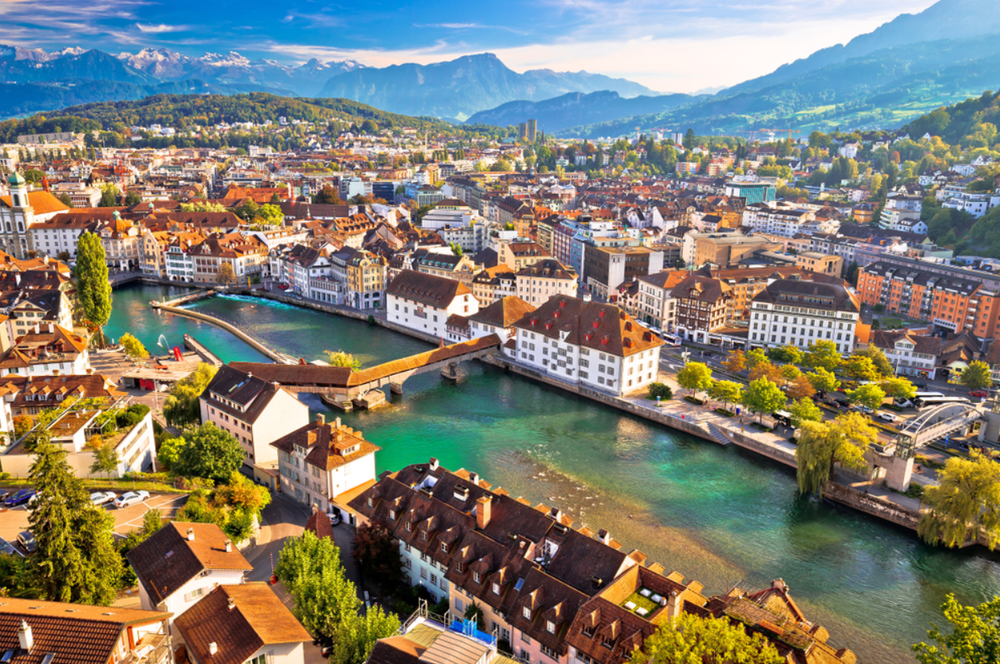
#> input picture Suiza.png, 1000 x 664 px, shrunk from 1242 x 825 before the run
$ jupyter execute --allow-errors Hoja1.ipynb
#> lines starting #> are read from the running program, lines starting #| are printed output that depends on the picture
Angel Josue Mazariegos Guzmán 19000522  -  Text Mining & Image Recognition   - Sección V


# Hoja de Trabajo # 1

[cell 1]
import cv2
import numpy as np
import matplotlib.pyplot as plt

---

---

## Problema 1:

[cell 2]
def filter_color(imagen, color):

#> called with imagen = 'Suiza.png', color = 1
    img = cv2.imread(imagen)
#> img is the input picture: shape (664, 1000, 3); mean B, G, R 113.3, 126.4, 129.2

    filtrada = np.zeros_like(img) # "Hoja en blanco" para imagen de salida

    if color == 1:
        filtrada[:, :, 0] = img[:, :, 0]  #azul
    elif color == 2:
        filtrada[:, :, 1] = img[:, :, 1]  # verde
    elif color == 3:
        filtrada[:, :, 2] = img[:, :, 2]  # rojo
    elif color == 10:
        filtrada[:, :, 1] = img[:, :, 1]  # verde
        filtrada[:, :, 2] = img[:, :, 2]  # rojo
    elif color == 20:
        filtrada[:, :, 0] = img[:, :, 0]  # azul
        filtrada[:, :, 1] = img[:, :, 1]  # verde
    elif color == 30:
        filtrada[:, :, 0] = img[:, :, 0]  # azul
        filtrada[:, :, 2] = img[:, :, 2]  # rojo

    return filtrada

- Color = 1: azul
- Color = 2: verde
- Color = 3: rojo
- Color = 10: rojo y verde
- Color = 20: verde y azul
- Color = 30: azul y rojo

### Pruebas:

[cell 3]
filtered_image = filter_color('Suiza.png', 1)
plt.imshow(filtered_image)
plt.show()

[cell 4]
filtered_image = filter_color('Suiza.png', 2)
plt.imshow(filtered_image)
plt.show()

[cell 5]
filtered_image = filter_color('Suiza.png', 3)
plt.imshow(filtered_image)
plt.show()

[cell 6]
filtered_image = filter_color('Suiza.png', 10)
plt.imshow(filtered_image)
plt.show()

[cell 7]
filtered_image = filter_color('Suiza.png', 20)
plt.imshow(filtered_image)
plt.show()

[cell 8]
filtered_image = filter_color('Suiza.png', 30)
#> in filter_color (call 6), `filtrada[:, :, 2] = img[:, :, 2]`:
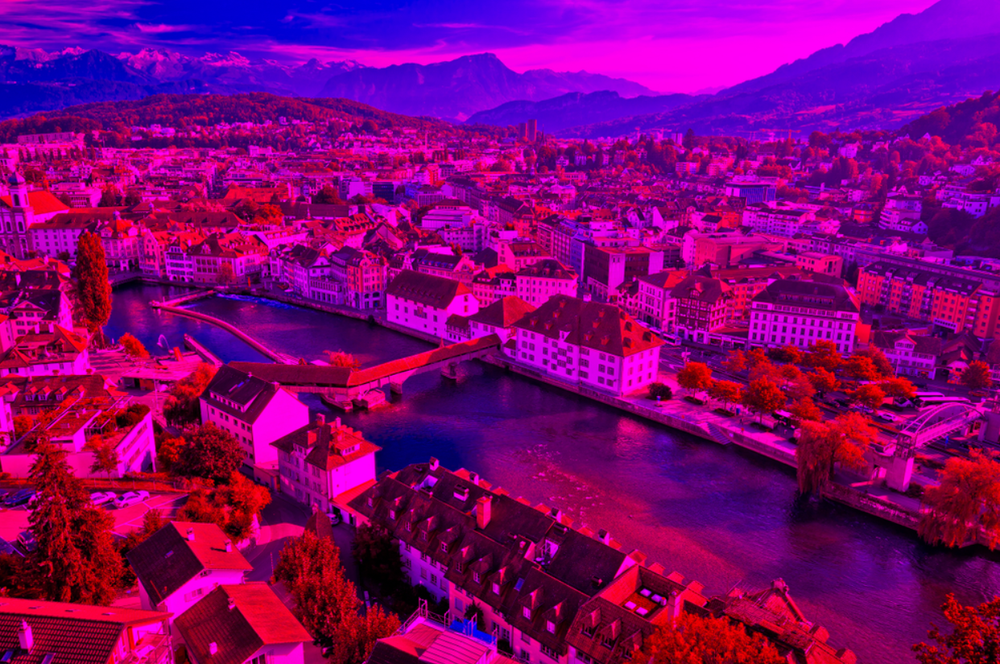
#> filtrada: shape (664, 1000, 3); mean B, G, R 113.3, 0, 129.2
plt.imshow(filtered_image)
plt.show()

---

---

## Problema 2:

[cell 9]
def gray2color(imgR, imgG, imgB):

#> called with imgR = 'perro_salida_gray_rojo.jpg', imgG = 'perro_salida_gray_verde.jpg', imgB = 'perro_salida_gray_azul.jpg'
    img_rojo = cv2.imread(imgR, cv2.IMREAD_GRAYSCALE)
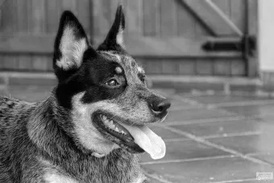
#> input picture perro_salida_gray_rojo.jpg, 274 x 183 px, shrunk from 340 x 227 before the run
#> img_rojo is the input picture: shape (183, 274); min 0, max 255, mean 112.7
    img_verde = cv2.imread(imgG, cv2.IMREAD_GRAYSCALE)
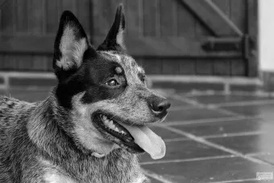
#> input picture perro_salida_gray_verde.jpg, 274 x 183 px, shrunk from 340 x 227 before the run
#> img_verde is the input picture: shape (183, 274); min 0, max 251, mean 90.2
    img_azul = cv2.imread(imgB, cv2.IMREAD_GRAYSCALE)
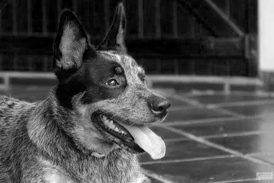
#> input picture perro_salida_gray_azul.jpg, 274 x 183 px, shrunk from 340 x 227 before the run
#> img_azul is the input picture: shape (183, 274); min 0, max 255, mean 75.2

    imagen_color = cv2.merge([img_azul, img_verde, img_rojo])
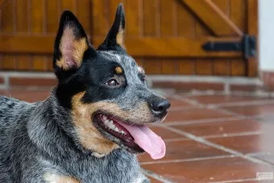
#> imagen_color: shape (183, 274, 3); mean of channels 0, 1, 2 75.2, 90.2, 112.7; drawn as B, G, R

    return imagen_color

[cell 10]
color = gray2color('perro_salida_gray_rojo.jpg','perro_salida_gray_verde.jpg','perro_salida_gray_azul.jpg')
plt.imshow(color)
plt.show()

---

---

## Problema 3:

[cell 11]
def color2gray(img):

#> called with img = 'Suiza.png'
    imagen_color = cv2.imread(img)

    filtradaB = np.zeros_like(imagen_color) # "Hoja en blanco" para imagen de salida
    filtradaG = np.zeros_like(imagen_color) # "Hoja en blanco" para imagen de salida
    filtradaR = np.zeros_like(imagen_color) # "Hoja en blanco" para imagen de salida

    filtradaB[:, :, 0] = imagen_color[:, :, 0]  #azul
    filtradaG[:, :, 1] = imagen_color[:, :, 1]  # verde
    filtradaR[:, :, 2] = imagen_color[:, :, 2]  # rojo

    grisR = cv2.cvtColor(filtradaR, cv2.COLOR_BGR2GRAY)
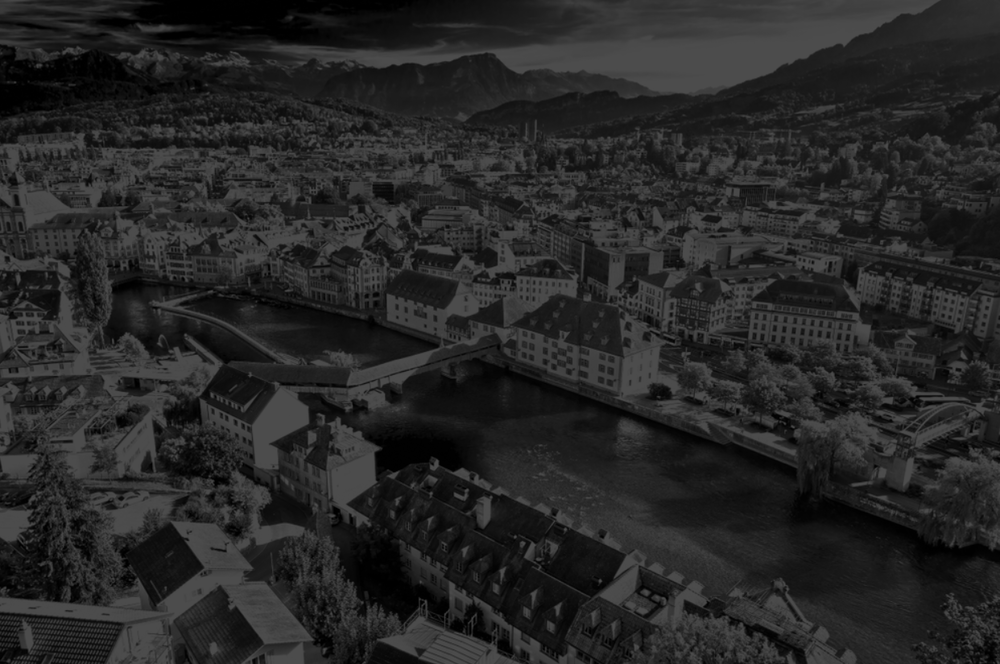
#> grisR: shape (664, 1000); min 0, max 76, mean 38.6
    grisG = cv2.cvtColor(filtradaG, cv2.COLOR_BGR2GRAY)
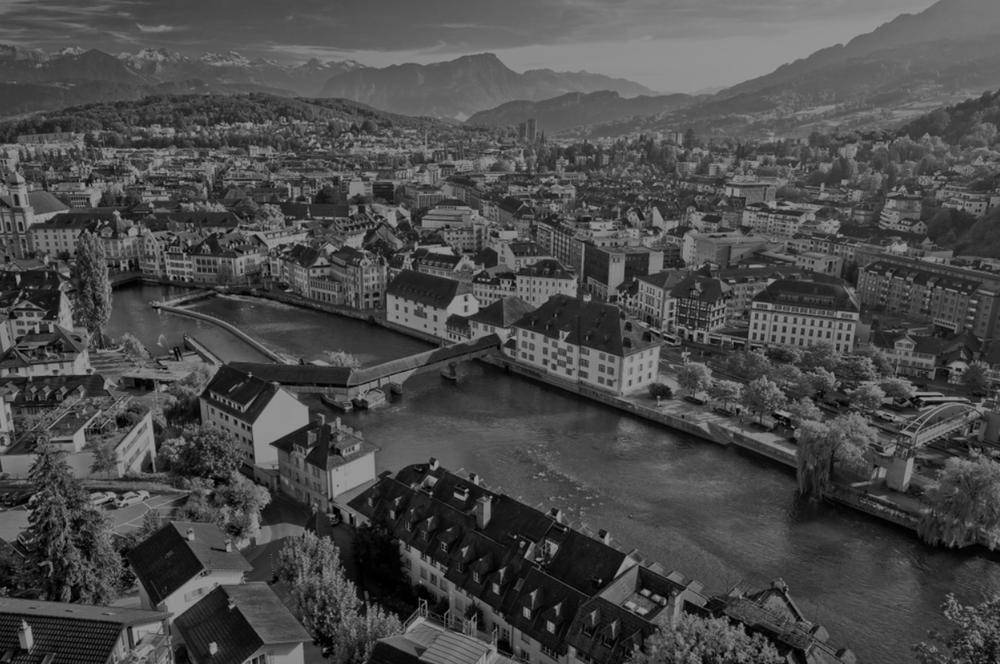
#> grisG: shape (664, 1000); min 0, max 150, mean 74.2
    grisB = cv2.cvtColor(filtradaB, cv2.COLOR_BGR2GRAY)

    cv2.imwrite('problema3_gray_azul.png', grisB)
    cv2.imwrite('problema3_gray_verde.png', grisG)
    cv2.imwrite('problema3_gray_rojo.png', grisR)

[cell 12]
color2gray('Suiza.png')

[cell 13]
imagen = cv2.imread('Problema 3\problema3_gray_azul.png')
#> (the rest of this cell did not finish here and is left out)

[cell 14]
imagen = cv2.imread('Problema 3\problema3_gray_rojo.png')
#> (the rest of this cell did not finish here and is left out)

[cell 15]
imagen = cv2.imread('Problema 3\problema3_gray_verde.png')
#> (the rest of this cell did not finish here and is left out)

---

---

## Problema 4:

[cell 16]
def histograma(img):
#> called with img = 'Suiza.png'
    imagen = cv2.imread(img)
    canal_azul, canal_verde, canal_rojo = cv2.split(imagen)
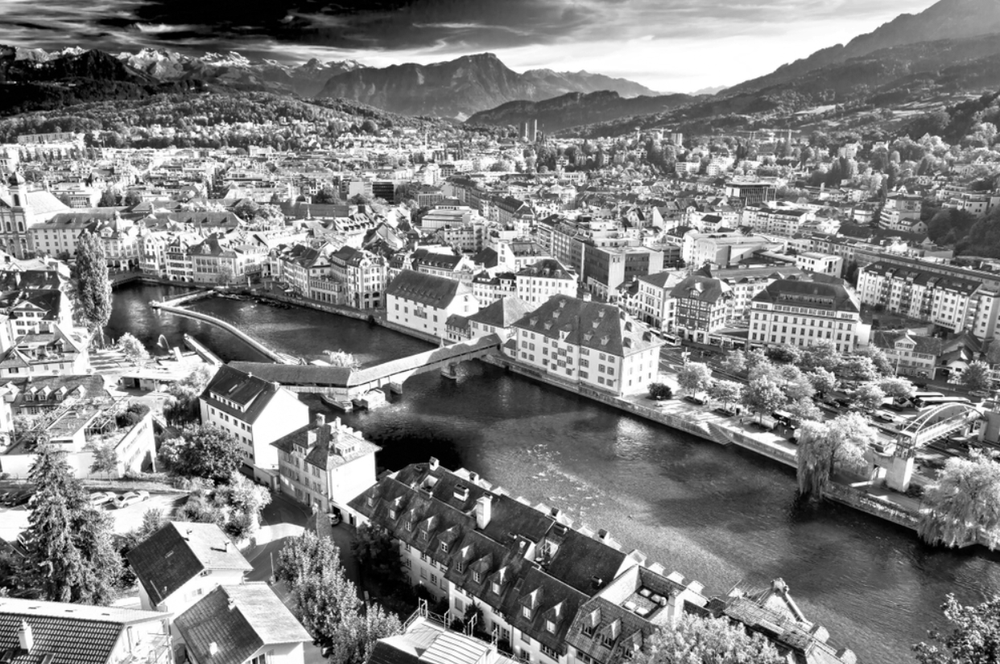
#> canal_rojo: shape (664, 1000); min 0, max 255, mean 129.2

    alto = imagen.shape[0]
#> alto = 664
    ancho = imagen.shape[1]
#> ancho = 1000

    gris_aritmetico = np.zeros((alto, ancho, 1))
    gris_ponderado = np.zeros((alto, ancho, 1))

    for i in range(0, alto):
        for j in range(0, ancho):
            pixel = imagen[i, j]

            blue = pixel[2]
            green = pixel[1]
            red = pixel[0]

            gris_ponderado[i, j] = int(0.3 * red + 0.59 * green + 0.11 * blue)
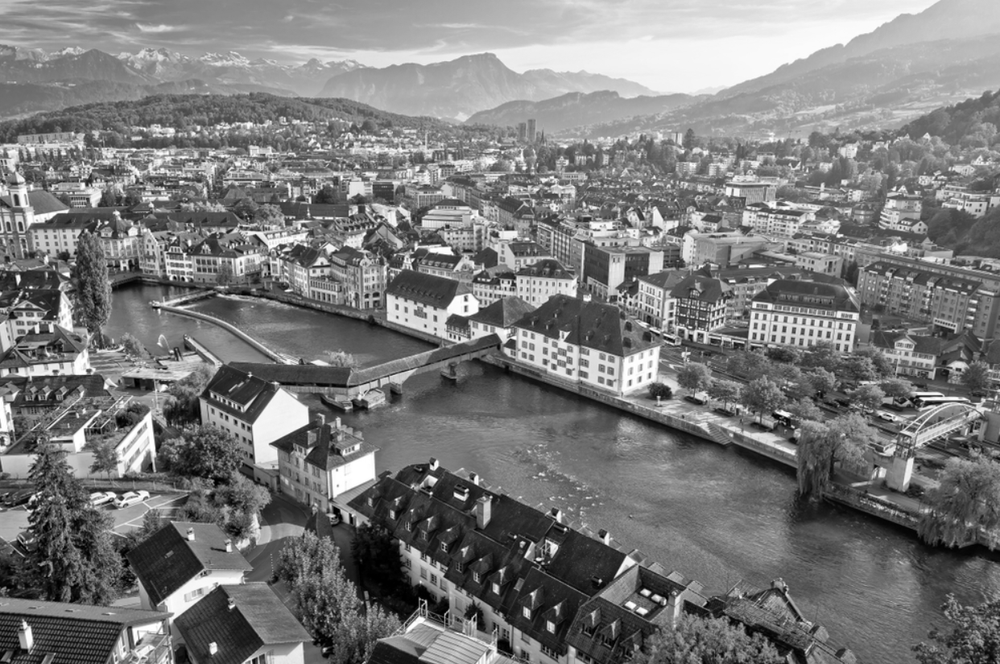
#> gris_ponderado: shape (664, 1000, 1) float64; min 0, max 255, mean 122.3

    def mostrar_histograma(canal, color, titulo):
#> called with color = 'b', titulo = 'Histograma del canal Azul'
        hist, bins = np.histogram(canal, bins=256, range=(0, 256))
#> hist = 256 values, max 5475 at index 4, min 365 at index 253, mean 2593.8; bins = 257 values from 0 to 256
        valores = np.arange(256)
        media = np.sum(hist * valores) / np.sum(hist)
#> media = 113.3

        plt.plot(hist, color=color)
        plt.axvline(x=media, color='k', linestyle='--')
        plt.title(titulo)
        plt.xlabel('Intensidad de píxel')
        plt.ylabel('Número de píxeles')
        plt.show()
#> figure, not shown here; curve peaks at x = 4, y = 5475


    mostrar_histograma(canal_azul, 'b', 'Histograma del canal Azul')
    mostrar_histograma(canal_verde, 'g', 'Histograma del canal Verde')
    mostrar_histograma(canal_rojo, 'r', 'Histograma del canal Rojo')
    mostrar_histograma(gris_ponderado, 'gray', 'Histograma de la imagen en Escala de Grises')
#> call 4 of mostrar_histograma, with color = 'gray'
#> in mostrar_histograma (call 4), `hist, bins = np.histogram(canal, bins=256, range=(0, 256))`: hist = 256 values, max 5366 at index 113, min 390 at index 1, mean 2593.8
#> in mostrar_histograma (call 4), `media = np.sum(hist * valores) / np.sum(hist)`: media = 122.3
#> in mostrar_histograma (call 4), `plt.show()`:
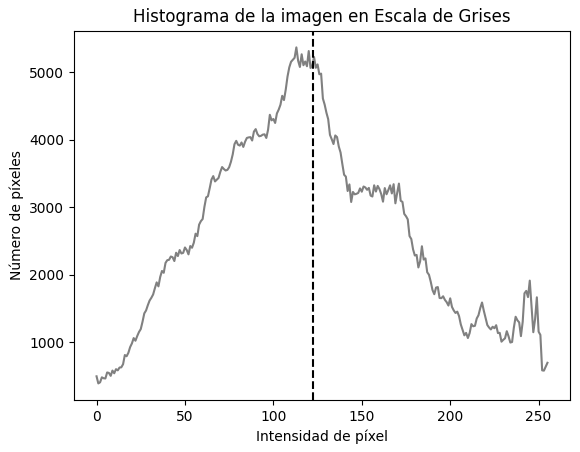
#> figure drawn by matplotlib, 1 panel; curve peaks at x = 113, y = 5366

[cell 17]
histograma('Suiza.png')

---

---

## Problema 5

[cell 18]
def grises_ponderado(img,R,G,B):
#> called with img = 'Suiza.png', R = 0.3, G = 0.59, B = 0.11
    imagen = cv2.imread(img)

    alto = imagen.shape[0]
#> alto = 664
    ancho = imagen.shape[1]
#> ancho = 1000

    gris_ponderado = np.zeros((alto, ancho, 1))

    for i in range(0, alto):
        for j in range(0, ancho):
            pixel = imagen[i, j]

            blue = pixel[2]
            green = pixel[1]
            red = pixel[0]

            gris_ponderado[i, j] = int(R * red + G * green + B * blue)

    plt.imshow(gris_ponderado, cmap='gray')
    plt.title("Gris Ponderado")
    plt.show()
